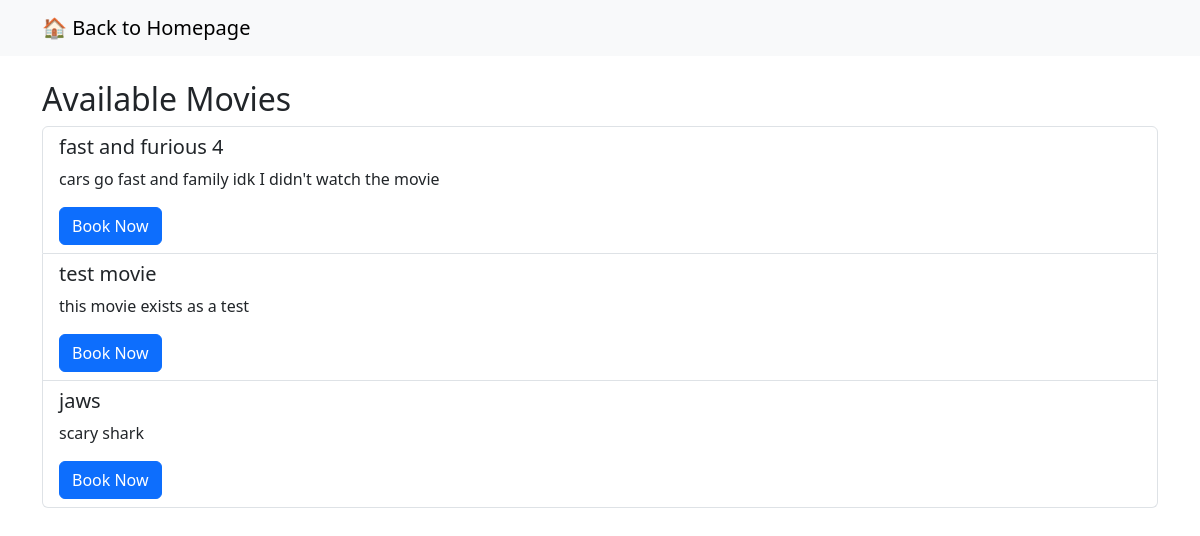
The app's page /api/movies/ with its own data.
### bookings/models.py (models this page shows, shortened)
class Movie(models.Model):
    title = models.CharField(max_length=100)
    description = models.TextField()
    release_date = models.DateField()
    duration = models.IntegerField()# in minutes
    seat_set = models.ForeignKey(Seat, on_delete=models.CASCADE,)

### bookings/views.py (the view)
# urls.py: path('movies/', views.movie_list_view, name='movie_list')
def movie_list_view(request):
    movies = Movie.objects.all()
    return render(request, 'bookings/movie_list.html', {'movies': movies})

### bookings/templates/bookings/movie_list.html (shortened to what this page needs)
{% extends 'bookings/base.html' %}
{% block content %}
<h2>Available Movies</h2>
<ul class="list-group">
    {% for movie in movies %}
    <li class="list-group-item">
        <h5>{{ movie.title }}</h5>
        <p>{{ movie.description }}</p>
        <a href="{% url 'book_seat' movie.id %}" class="btn btn-primary">Book Now</a>
    </li>
    {% endfor %}
</ul>
{% endblock %}

### records on screen
Movie: title "fast and furious 4", description "cars go fast and family idk I didn't watch the movie"
Movie: title "test movie", description "this movie exists as a test"
Movie: title "jaws", description "scary shark"
